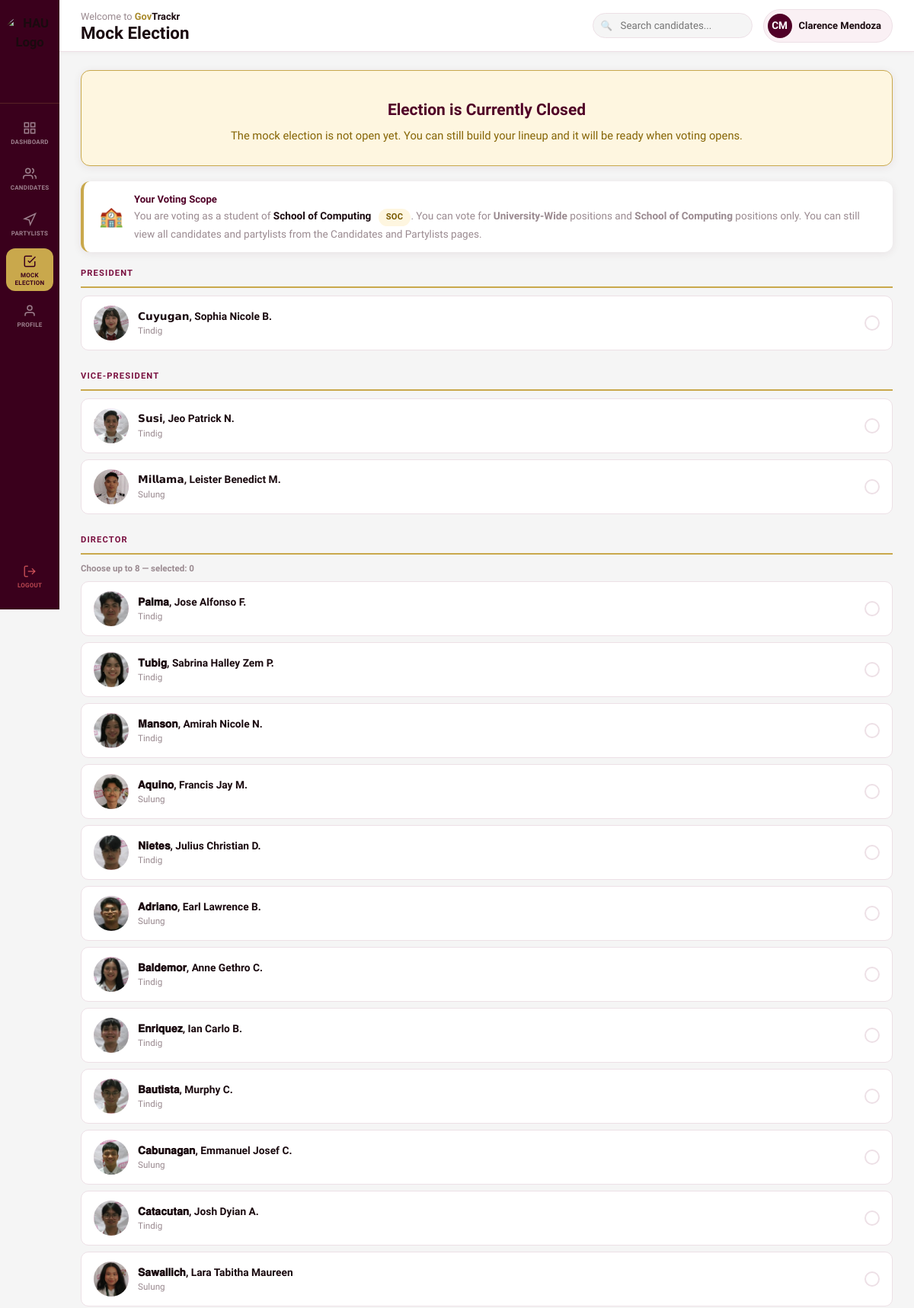
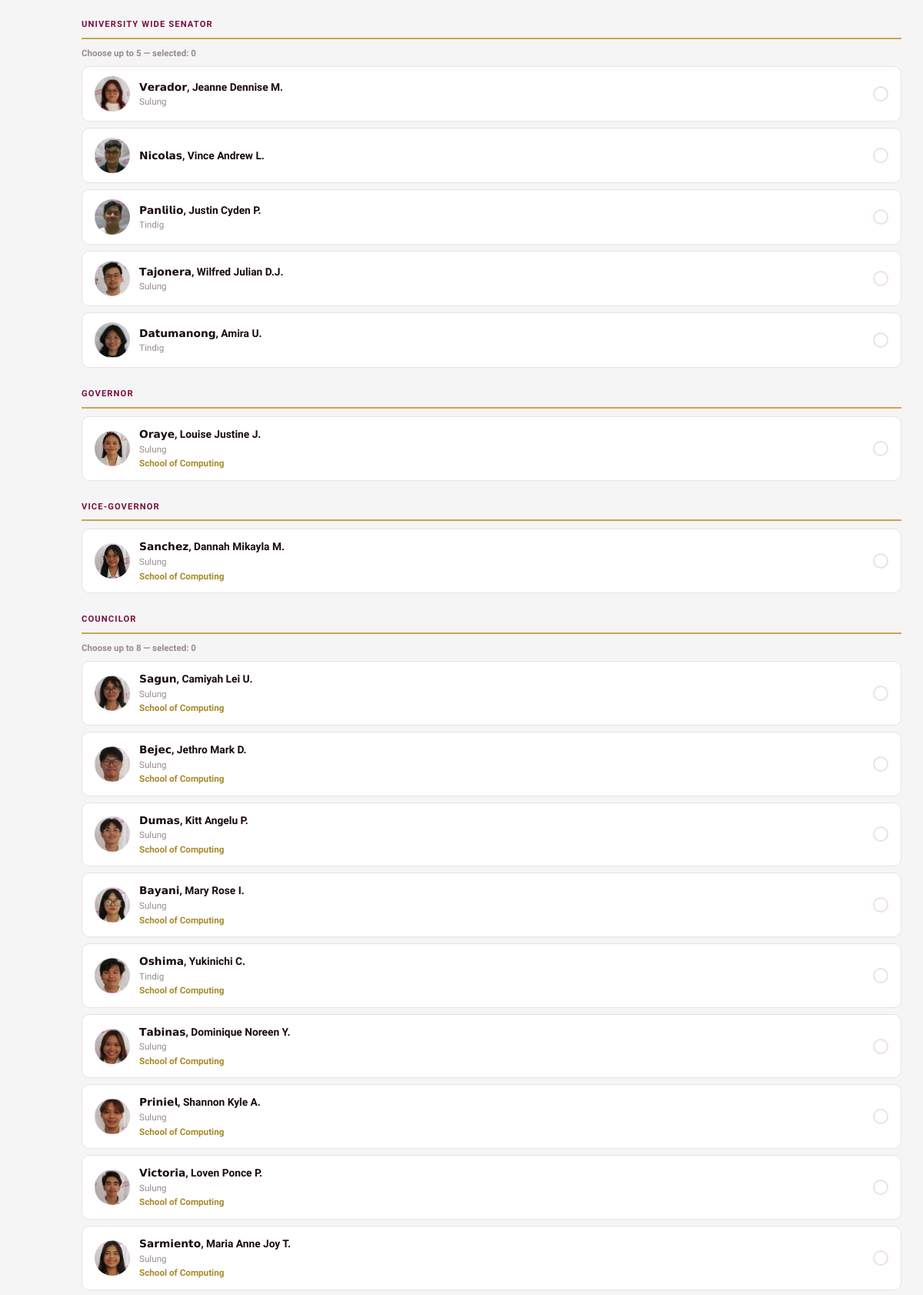
/mock_election.php (signed in, upper part), run on the app's committed database (2 pictures, top to bottom).
### tables this page shows
CREATE TABLE `users` (
  `id` int(11) NOT NULL AUTO_INCREMENT,
  `student_number` varchar(20) NOT NULL,
  `first_name` varchar(80) NOT NULL,
  `last_name` varchar(80) NOT NULL,
  `password` varchar(255) NOT NULL,
  `role` enum('student','admin') DEFAULT 'student',
  `college` varchar(10) DEFAULT NULL,
  `profile_pic` varchar(255) DEFAULT NULL,
  `created_at` timestamp NOT NULL DEFAULT current_timestamp(),
  PRIMARY KEY (`id`),
  UNIQUE KEY `student_number` (`student_number`)
);

CREATE TABLE `candidates` (
  `id` int(11) NOT NULL AUTO_INCREMENT,
  `full_name` varchar(150) NOT NULL,
  `position` varchar(100) NOT NULL,
  `college` varchar(150) DEFAULT NULL,
  `partylist_id` int(11) DEFAULT NULL,
  `photo` varchar(255) DEFAULT NULL,
  `bio` text DEFAULT NULL,
  `platform` text DEFAULT NULL,
  `year_level` varchar(20) DEFAULT NULL,
  `course` varchar(100) DEFAULT NULL,
  `created_at` timestamp NOT NULL DEFAULT current_timestamp(),
  PRIMARY KEY (`id`),
  KEY `partylist_id` (`partylist_id`)
);

CREATE TABLE `partylists` (
  `id` int(11) NOT NULL AUTO_INCREMENT,
  `name` varchar(120) NOT NULL,
  `description` text DEFAULT NULL,
  `logo` varchar(255) DEFAULT NULL,
  `created_at` timestamp NOT NULL DEFAULT current_timestamp(),
  PRIMARY KEY (`id`)
);

### includes/positions.php (called while the page is built, shortened)
<?php
function college_full(string $abbr): ?string {
    return COLLEGE_ABBR[$abbr] ?? null;
}
function position_field_expr(string $col = 'c.position'): string {
    $escaped = array_map(fn($p) => "'" . addslashes($p) . "'", POSITION_ORDER);
    return "FIELD($col, " . implode(',', $escaped) . ")";
}

### mock_election.php (the view, shortened to what this page needs)
<?php
require_once 'includes/positions.php';
$user_id    = $_SESSION['user_id'];
$conn = getDatabaseConnection();
$settings = $conn->query("SELECT * FROM election_settings LIMIT 1")->fetch_assoc();
$pht = new DateTimeZone('Asia/Manila');
$now = new DateTime('now', $pht);
if (!empty($settings['start_date']) && !empty($settings['end_date'])) {
    $start_dt = new DateTime($settings['start_date'], $pht);
    $end_dt   = new DateTime($settings['end_date'], $pht);
    $is_open  = ($now >= $start_dt && $now <= $end_dt);
    $auto_state = $is_open ? 1 : 0;
    if ((int)$settings['is_open'] !== $auto_state) {
        $conn->query("UPDATE election_settings SET is_open=$auto_state WHERE id=1");
    }
} else {
    $is_open = (bool)($settings['is_open'] ?? false);
    $start_dt = null;
    $end_dt   = null;
}
$already_voted = $conn->query("SELECT COUNT(*) AS n FROM votes WHERE voter_id = $user_id")->fetch_assoc()['n'] > 0;
$student_row    = $conn->query("SELECT college FROM users WHERE id = $user_id")->fetch_assoc();
$student_abbr   = $student_row['college'] ?? null;
$student_college = $student_abbr ? college_full($student_abbr) : null;
$field_expr = position_field_expr('c.position');
if ($student_college) {
    $safe_col = $conn->real_escape_string($student_college);
    $col_filter = "AND (c.college IS NULL OR c.college = '$safe_col')";
} else {
    $col_filter = "AND c.college IS NULL";
}
$positions_res = $conn->query("
    SELECT DISTINCT c.position, c.college
    FROM   candidates c
    WHERE  1=1 $col_filter
    ORDER BY $field_expr, COALESCE(c.college, ''), c.position
");
$positions_map = [];
while ($r = $positions_res->fetch_assoc()) {
    $positions_map[$r['position']][] = $r['college'];
}
$saved_lineup = [];
$cast_votes = [];
?>
<!DOCTYPE html>
<html lang="en">
<head>
    <link rel="stylesheet" href="css/styles.css">
</head>
<body class="dash-body">
<?php include 'includes/sidebar.php'; ?>
<div style="flex:1; display:flex; flex-direction:column;">
    <?php include 'includes/topbar.php'; ?>
    <main class="dash-content">
        <?php if (!$is_open): ?>
        <div class="card card-gold" style="text-align:center; padding:28px;">
            <h2 style="color:var(--purple-dark); margin:8px 0 6px;">Election is Currently Closed</h2>
            <?php if ($start_dt && $now < $start_dt): ?>
            <p style="color:#856404; font-size:.92rem;">
                Voting opens automatically when the scheduled time is reached. You can still build your lineup now.
            </p>
            <p style="margin-top:10px; font-weight:700; color:var(--purple-dark);">
                Opens: <?= $start_dt->format('F j, Y · g:i A') ?>
            </p>
            <?php else: ?>
            <p style="color:#856404; font-size:.92rem;">
                The mock election is not open yet. You can still build your lineup and it will be ready when voting opens.
            </p>
            <?php endif; ?>
        </div>
        <?php endif; ?>
        <?php if ($already_voted): ?>
        <div class="card" style="text-align:center; padding:32px;">
            <h2 style="color:var(--purple-dark); margin:10px 0 6px;">You Have Already Voted!</h2>
            <p style="color:var(--muted);">Here are the candidates you voted for.</p>
        </div>
        <div class="grid-2">
            <?php foreach ($cast_votes as $slot_key => $cv_list): ?>
        <?php
            [$cv_pos, $cv_col] = array_pad(explode('||', $slot_key, 2), 2, null);
            $limit = POSITION_LIMITS[$cv_pos] ?? 1;
        ?>
        <div class="card" style="margin-bottom:4px;">
            <p style="font-size:.72rem;font-weight:800;text-transform:uppercase;letter-spacing:.08em;color:var(--maroon);margin-bottom:12px;border-bottom:2px solid var(--gold);padding-bottom:6px;">
                <?= htmlspecialchars($cv_pos) ?>
                <?php if ($cv_col): ?><span style="font-weight:400;opacity:.7;"> — <?= htmlspecialchars($cv_col) ?></span><?php endif; ?>
                <?php if ($limit > 1): ?><span style="color:var(--muted);font-weight:400;"> (<?= count($cv_list) ?>/<?= $limit ?>)</span><?php endif; ?>
            </p>
            <div style="display:flex;flex-direction:column;gap:10px;">
            <?php foreach ($cv_list as $cv): ?>
            <div style="display:flex;align-items:center;gap:14px;">
                <?php if ($cv['photo']): ?>
                    <img src="<?= htmlspecialchars($cv['photo']) ?>" style="width:48px;height:48px;border-radius:50%;object-fit:cover;border:2px solid var(--gold);">
                <?php else: ?>
                    <div style="width:48px;height:48px;border-radius:50%;background:var(--maroon-soft);display:flex;align-items:center;justify-content:center;font-size:1.4rem;border:2px solid var(--gold);color:var(--maroon);">👤</div>
                <?php endif; ?>
                <div>
                    <p style="font-weight:700;font-size:.9rem;"><?= htmlspecialchars($cv['full_name']) ?></p>
                    <?php if ($cv['partylist']): ?><span class="party-badge"><?= htmlspecialchars($cv['partylist']) ?></span><?php endif; ?>
                </div>
            </div>
            <?php endforeach; ?>
            </div>
        </div>
        <?php endforeach; ?>
        </div>
        <?php else: ?>
        <?php if ($student_college): ?>
        <div class="card" style="padding:14px 20px; display:flex; align-items:center; gap:14px; border-left:4px solid var(--gold);">
            <div style="font-size:1.6rem;">🏫</div>
            <div>
                <p style="font-size:.82rem; font-weight:700; color:var(--purple-dark); margin-bottom:2px;">
                    Your Voting Scope
                </p>
                <p style="font-size:.85rem; color:var(--muted); line-height:1.5;">
                    You are voting as a student of <strong style="color:var(--text);"><?= htmlspecialchars($student_college) ?></strong>
                    <span class="badge badge-gold" style="margin-left:6px;"><?= htmlspecialchars($student_abbr) ?></span>.
                    You can vote for <strong>University-Wide</strong> positions and
                    <strong><?= htmlspecialchars($student_college) ?></strong> positions only.
                    You can still view all candidates and partylists from the Candidates and Partylists pages.
                </p>
            </div>
        </div>
        <?php endif; ?>
        <form method="POST" action="">
            <?php foreach ($positions_map as $pos => $colleges): ?>
            <div class="position-section">
                <div class="position-label"><?= htmlspecialchars($pos) ?></div>
                <?php foreach ($colleges as $col): ?>
                <?php
                $col_safe = $col ? $conn->real_escape_string($col) : null;
                $slot_key = $pos . '||' . ($col ?? '');
                $where_col = $col_safe
                    ? "AND c.college = '$col_safe'"
                    : "AND (c.college IS NULL OR c.college = '')";
                $cands_for_slot = $conn->query("
                    SELECT c.id, c.full_name, c.photo, c.college, p.name AS partylist
                    FROM   candidates c
                    LEFT JOIN partylists p ON c.partylist_id = p.id
                    WHERE  c.position = '" . $conn->real_escape_string($pos) . "' $where_col
                    ORDER BY c.full_name
                ");
                ?>
                <?php
                $limit      = POSITION_LIMITS[$pos] ?? 1;
                $is_multi   = $limit > 1;
                $saved_pick = $saved_lineup[$slot_key] ?? [];
                ?>
                <?php if ($is_multi): ?>
                <p style="font-size:.72rem;color:var(--muted);margin-bottom:8px;font-weight:600;">
                    Choose up to <strong><?= $limit ?></strong> — selected:
                    <span data-slot-counter="<?= htmlspecialchars($slot_key) ?>">
                        <?= count((array)$saved_pick) ?>
                    </span>
                </p>
                <?php endif; ?>
                <?php while ($cand = $cands_for_slot->fetch_assoc()): ?>
                <?php $is_checked = in_array((int)$cand['id'], (array)$saved_pick); ?>
                <label>
                    <div class="vote-candidate-card <?= $is_checked ? 'picked' : '' ?>"
                         id="vc-<?= md5($slot_key) ?>-<?= $cand['id'] ?>"
                         data-slot="<?= htmlspecialchars($slot_key) ?>"
                         data-limit="<?= $limit ?>"
                         data-multi="<?= $is_multi ? '1' : '0' ?>">
                        <?php if ($cand['photo'] && $cand['photo'] !== '0'): ?>
                            <img src="<?= htmlspecialchars($cand['photo']) ?>" alt="" class="vc-photo">
                        <?php else: ?>
                            <div class="vc-photo">👤</div>
                        <?php endif; ?>
                        <div style="flex:1;">
                            <div class="vc-name"><?= htmlspecialchars($cand['full_name']) ?></div>
                            <?php if ($cand['partylist']): ?>
                            <div class="vc-party"><?= htmlspecialchars($cand['partylist']) ?></div>
                            <?php endif; ?>
                            <?php if ($cand['college']): ?>
                            <div class="vc-party" style="color:var(--gold-dark);font-weight:600;"><?= htmlspecialchars($cand['college']) ?></div>
                            <?php endif; ?>
                        </div>
                        <div class="vc-pick-dot"></div>
                    </div>
                </label>
                <?php endwhile; ?>
                <?php endforeach;  ?>
            </div>
            <?php endforeach;  ?>
        </form>
        <?php endif; ?>
    </main>
</div>
</body>
</html>

### css/styles.css (style rules this page uses)
*, *::before, *::after { box-sizing: border-box; margin: 0; padding: 0; }
:root { --maroon: #500027; --maroon-dark: #3A001C; --maroon-mid: #7A1040; --maroon-soft: #FAF0F4; --maroon-pale: #F5E8ED; --gold: #C9A84C; --gold-dark: #A8892A; --gold-light: #FEF6E0; --bg: #F5F5F5; --card: #FFFFFF; --text: #1A0A0F; --muted: #9A8A90; --border: #EDE0E6; --danger: #E53935; --success: #27AE60; --sidebar-w: 78px; --topbar-h: 68px; --radius: 12px; --radius-lg: 16px; --shadow: 0 2px 12px rgba(80,0,39,.08); --shadow-md: 0 4px 24px rgba(80,0,39,.12); --purple-dark: #500027; --purple-mid: #7A1040; --purple-light: #A84060; --purple-soft: #FAF0F4; }
body { font-family: 'Kodchasan', sans-serif !important; color: var(--text); background: var(--bg); font-size: 14px; line-height: 1.5; }
img { display: block; max-width: 100%; }
.dash-body { display: flex; min-height: 100vh; background: var(--bg); }
.nav-icon svg { width: 18px; height: 18px; }
.dash-content { margin-left: var(--sidebar-w); margin-top: var(--topbar-h); padding: 24px 28px; min-height: calc(100vh - var(--topbar-h)); display: flex; flex-direction: column; gap: 20px; }
.card { background: var(--card); border-radius: var(--radius); padding: 20px 22px; box-shadow: var(--shadow); }
.card-gold { background: var(--gold-light); border: 1.5px solid var(--gold); }
.badge { display: inline-flex; align-items: center; padding: 3px 10px; border-radius: 20px; font-size: 0.70rem; font-weight: 700; letter-spacing: .02em; }
.badge-gold { background: var(--gold-light); color: #7A5A00; }
.position-section { margin-bottom: 26px; }
.position-label { font-size: 0.70rem; font-weight: 800; text-transform: uppercase; letter-spacing: .10em; color: var(--maroon-mid); margin-bottom: 10px; padding-bottom: 8px; border-bottom: 2px solid var(--gold); }
.vote-candidate-card { display: flex; align-items: center; gap: 12px; padding: 12px 16px; border-radius: 10px; border: 1.5px solid var(--border); background: #fff; cursor: pointer; transition: border-color .2s, background .2s, box-shadow .15s; margin-bottom: 8px; }
.vc-photo { width: 46px; height: 46px; border-radius: 50%; object-fit: cover; background: var(--maroon-soft); display: flex; align-items: center; justify-content: center; font-size: 1.3rem; flex-shrink: 0; color: var(--maroon); }
.vc-name { font-weight: 700; font-size: 0.86rem; }
.vc-party { font-size: 0.73rem; color: var(--muted); margin-top: 1px; }
.vc-pick-dot { margin-left: auto; width: 20px; height: 20px; border-radius: 50%; border: 2px solid var(--border); background: #fff; flex-shrink: 0; transition: background .2s, border-color .2s; }

### data on the page
users: college "School of Computing", college "SOC"
candidates: photo (picture), full_name "𝗖𝘂𝘆𝘂𝗴𝗮𝗻, Sophia Nicole B.", partylist.name "Tindig"
candidates: photo (picture), full_name "𝗦𝘂𝘀𝗶, Jeo Patrick N.", partylist.name "Tindig"
candidates: photo (picture), full_name "𝗠𝗶𝗹𝗹𝗮𝗺𝗮, Leister Benedict M.", partylist.name "Sulung"
candidates: photo (picture), full_name "𝐏𝐚𝐥𝐦𝐚, Jose Alfonso F.", partylist.name "Tindig"
candidates: photo (picture), full_name "𝐓𝐮𝐛𝐢𝐠, Sabrina Halley Zem P.", partylist.name "Tindig"
candidates: photo (picture), full_name "𝐌𝐚𝐧𝐬𝐨𝐧, Amirah Nicole N.", partylist.name "Tindig"
candidates: photo (picture), full_name "𝐀𝐪𝐮𝐢𝐧𝐨, Francis Jay M.", partylist.name "Sulung"
candidates: photo (picture), full_name "𝐍𝐢𝐞𝐭𝐞𝐬, Julius Christian D.", partylist.name "Tindig"
candidates: photo (picture), full_name "𝐀𝐝𝐫𝐢𝐚𝐧𝐨, Earl Lawrence B.", partylist.name "Sulung"
candidates: photo (picture), full_name "𝐁𝐚𝐥𝐝𝐞𝐦𝐨𝐫, Anne Gethro C.", partylist.name "Tindig"
candidates: photo (picture), full_name "𝐄𝐧𝐫𝐢𝐪𝐮𝐞𝐳, Ian Carlo B.", partylist.name "Tindig"
candidates: photo (picture), full_name "𝐁𝐚𝐮𝐭𝐢𝐬𝐭𝐚, Murphy C.", partylist.name "Tindig"
candidates: photo (picture), full_name "𝐂𝐚𝐛𝐮𝐧𝐚𝐠𝐚𝐧, Emmanuel Josef C.", partylist.name "Sulung"
candidates: photo (picture), full_name "𝐂𝐚𝐭𝐚𝐜𝐮𝐭𝐚𝐧, Josh Dyian A.", partylist.name "Tindig"
candidates: photo (picture), full_name "𝐒𝐚𝐰𝐚𝐥𝐥𝐢𝐜𝐡, Lara Tabitha Maureen", partylist.name "Sulung"
candidates: photo (picture), full_name "𝗩𝗲𝗿𝗮𝗱𝗼𝗿, Jeanne Dennise M.", partylist.name "Sulung"
candidates: photo (picture), full_name "𝗡𝗶𝗰𝗼𝗹𝗮𝘀, Vince Andrew L."
candidates: photo (picture), full_name "𝗣𝗮𝗻𝗹𝗶𝗹𝗶𝗼, Justin Cyden P.", partylist.name "Tindig"
candidates: photo (picture), full_name "𝗧𝗮𝗷𝗼𝗻𝗲𝗿𝗮, Wilfred Julian D.J.", partylist.name "Sulung"
candidates: photo (picture), full_name "𝗗𝗮𝘁𝘂𝗺𝗮𝗻𝗼𝗻𝗴, Amira U.", partylist.name "Tindig"
candidates: photo (picture), full_name "𝗢𝗿𝗮𝘆𝗲, Louise Justine J.", partylist.name "Sulung", college "School of Computing"
candidates: photo (picture), full_name "𝗦𝗮𝗻𝗰𝗵𝗲𝘇, Dannah Mikayla M.", partylist.name "Sulung", college "School of Computing"
candidates: photo (picture), full_name "𝗦𝗮𝗴𝘂𝗻, Camiyah Lei U.", partylist.name "Sulung", college "School of Computing"
candidates: photo (picture), full_name "𝗕𝗲𝗷𝗲𝗰, Jethro Mark D.", partylist.name "Sulung", college "School of Computing"
candidates: photo (picture), full_name "𝗗𝘂𝗺𝗮𝘀, Kitt Angelu P.", partylist.name "Sulung", college "School of Computing"
candidates: photo (picture), full_name "𝗕𝗮𝘆𝗮𝗻𝗶, Mary Rose I.", partylist.name "Sulung", college "School of Computing"
candidates: photo (picture), full_name "𝗢𝘀𝗵𝗶𝗺𝗮, Yukinichi C.", partylist.name "Tindig", college "School of Computing"
candidates: photo (picture), full_name "𝗧𝗮𝗯𝗶𝗻𝗮𝘀, Dominique Noreen Y.", partylist.name "Sulung", college "School of Computing"
candidates: photo (picture), full_name "𝗣𝗿𝗶𝗻𝗶𝗲𝗹, Shannon Kyle A.", partylist.name "Sulung", college "School of Computing"
candidates: photo (picture), full_name "𝗩𝗶𝗰𝘁𝗼𝗿𝗶𝗮, Loven Ponce P.", partylist.name "Sulung", college "School of Computing"
candidates: photo (picture), full_name "𝗦𝗮𝗿𝗺𝗶𝗲𝗻𝘁𝗼, Maria Anne Joy T.", partylist.name "Sulung", college "School of Computing"

### other printed values
$p['label'] "DASHBOARD"
$p['label'] "CANDIDATES"
$p['label'] "PARTYLISTS"
$p['label'] "MOCK ELECTION"
$p['label'] "PROFILE"
$pageTitle "Mock Election"
$initials "CM"
$userName "Clarence Mendoza"
$pos "PRESIDENT"
$pos "VICE-PRESIDENT"
$pos "DIRECTOR"
$limit "8"
count((array)$saved_pick) "0"
$pos "UNIVERSITY WIDE SENATOR"
$limit "5"
